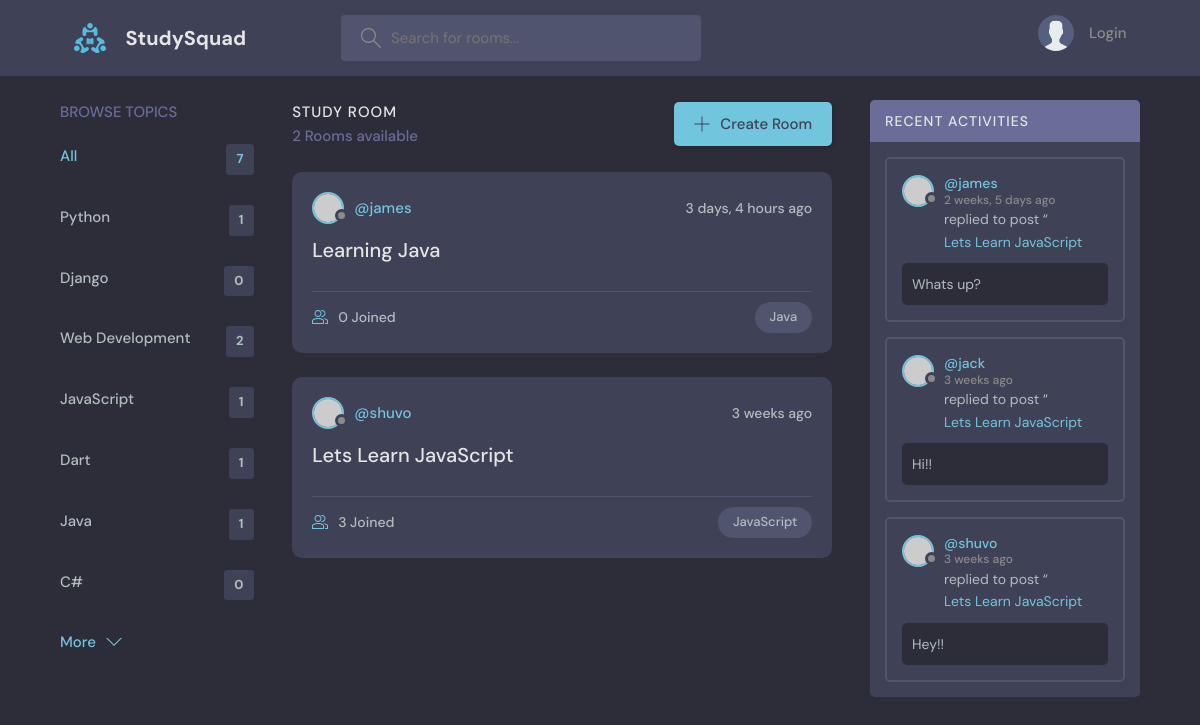
Screenshot of /?q=Java with the database file from the repository.
### base/models.py (models this page shows, shortened)
class Topic(models.Model):
    name = models.CharField(max_length=200)

class Room(models.Model):
    host = models.ForeignKey(User, on_delete=models.SET_NULL, null=True)
    topic = models.ForeignKey(Topic, on_delete=models.SET_NULL, null=True)
    name = models.CharField(max_length=200)
    description = models.TextField(null=True, blank=True)
    participants = models.ManyToManyField(User, related_name='participants', blank=True)
    updated = models.DateTimeField(auto_now=True)
    created = models.DateTimeField(auto_now_add=True)
    class Meta:
        ordering = ['-updated', '-created']
    def __str__(self):
        return self.name

class Message(models.Model):
    user = models.ForeignKey(User, on_delete=models.CASCADE)
    room = models.ForeignKey(Room, on_delete=models.CASCADE)
    body = models.TextField()
    updated = models.DateTimeField(auto_now=True)
    created = models.DateTimeField(auto_now_add=True)
    class Meta:
        ordering = ['-updated', '-created']

### base/views.py (the view)
# urls.py: 2. Add a URL to urlpatterns:  path('', views.home, name='home')
def home(request):
    q = request.GET.get('q') if request.GET.get('q') != None else ''
    rooms = Room.objects.filter(
        Q(topic__name__icontains=q) |
        Q(name__icontains=q) |
        Q(description__icontains=q)
    )
    topics = Topic.objects.all()
    room_count = rooms.count()
    room_messages = Message.objects.filter(Q(room__topic__name__icontains=q))
    context = {'rooms':rooms, 'topics':topics, 'room_count':room_count, 'room_messages': room_messages}
    return render(request, 'base/home.html', context)

### base/templates/base/home.html (shortened to what this page needs)
{% extends 'main.html' %}
{% block content %}
<main class="layout layout--3">
  <div class="container">
    {% include 'base/topic_component.html' %}
    <div class="roomList">
      <div class="roomList__header">
        <div>
          <h2>Study Room</h2>
          <p>{{room_count}} Rooms available</p>
        </div>
        <a class="btn btn--main" href="{% url 'create-room' %}">
          <svg
            version="1.1"
            xmlns="http://www.w3.org/2000/svg"
            width="32"
            height="32"
            viewBox="0 0 32 32"
          >
            <title>add</title>
            <path
              d="M16.943 0.943h-1.885v14.115h-14.115v1.885h14.115v14.115h1.885v-14.115h14.115v-1.885h-14.115v-14.115z"
            ></path>
          </svg>
          Create Room
        </a>
      </div>
      {% include 'base/feed_component.html' %}
    </div>
    {% include 'base/activity_component.html' %}
  </div>
</main>
{% endblock %}

### base/templates/base/topic_component.html
<div class="topics">
  <div class="topics__header">
    <h2>Browse Topics</h2>
  </div>
  <ul class="topics__list">
    <li>
      <a href="{% url 'home' %}" class="active">All <span>{{topics.count}}</span></a>
    </li>
    {% for topic in topics %}
    <li>
      <a href="{% url 'home' %}?q={{topic.name}}">{{topic.name}} <span>{{topic.room_set.all.count}}</span></a>
    </li>
    {% endfor %}
  </ul>
  <a class="btn btn--link" href="topics.html">
    More
    <svg version="1.1" xmlns="http://www.w3.org/2000/svg" width="32" height="32" viewBox="0 0 32 32">
      <title>chevron-down</title>
      <path d="M16 21l-13-13h-3l16 16 16-16h-3l-13 13z"></path>
    </svg>
  </a>
</div>

### base/templates/base/feed_component.html (shortened to what this page needs)
{% for room in rooms %}
<div class="roomListRoom">
  <div class="roomListRoom__header">
    <a href="{% url 'user-profile' room.host.id %}" class="roomListRoom__author">
      <div class="avatar avatar--small">
        <img src="https://randomuser.me/api/portraits/women/11.jpg" />
      </div>
      <span>@{{room.host.username}}</span>
    </a>
    <div class="roomListRoom__actions">
      <span>{{room.created|timesince}} ago</span>
    </div>
  </div>
  <div class="roomListRoom__content">
    <a href="{% url 'room' room.id %}">{{room.name}}</a>
  </div>
  <div class="roomListRoom__meta">
    <a href="{% url 'room' room.id %}" class="roomListRoom__joined">
      {{room.participants.all.count}} Joined
    </a>
    <p class="roomListRoom__topic">{{room.topic.name}}</p>
  </div>
</div>
{% endfor %}

### base/templates/base/activity_component.html (shortened to what this page needs)
<div class="activities">
  <div class="activities__header">
    <h2>Recent Activities</h2>
  </div>
  {% for message in room_messages %}
  <div class="activities__box">
    <div class="activities__boxHeader roomListRoom__header">
      <a href="{% url 'user-profile' message.user.id %}" class="roomListRoom__author">
        <div class="avatar avatar--small">
          <img src="https://randomuser.me/api/portraits/women/11.jpg" />
        </div>
        <p>
          @{{message.user}}
          <span>{{message.created|timesince}} ago</span>
        </p>
      </a>
    </div>
    <div class="activities__boxContent">
      <p>replied to post “<a href="{% url 'room' message.room.id %}">{{message.room}}</a></p>
      <div class="activities__boxRoomContent">
        {{message.body}}
      </div>
    </div>
  </div>
  {% endfor %}
</div>

### rows the page displays
Topic: name "Python", room_set.all.count "1"
Topic: name "Django", room_set.all.count "0"
Topic: name "Web Development", room_set.all.count "2"
Topic: name "JavaScript", room_set.all.count "1"
Topic: name "Dart", room_set.all.count "1"
Topic: name "Java", room_set.all.count "1"
Topic: name "C#", room_set.all.count "0"
Room: host.username "james", created "3 days, 4 hours", name "Learning Java", participants.all.count "0", topic.name "Java"
Room: host.username "shuvo", created "3 weeks", name "Lets Learn JavaScript", participants.all.count "3", topic.name "JavaScript"
Message: user "james", created "2 weeks, 5 days", room "Lets Learn JavaScript", body "Whats up?"
Message: user "jack", created "3 weeks", room "Lets Learn JavaScript", body "Hi!!"
Message: user "shuvo", created "3 weeks", room "Lets Learn JavaScript", body "Hey!!"

### other values shown
{{ topics.count }} "7"
{{ room_count }} "2"
